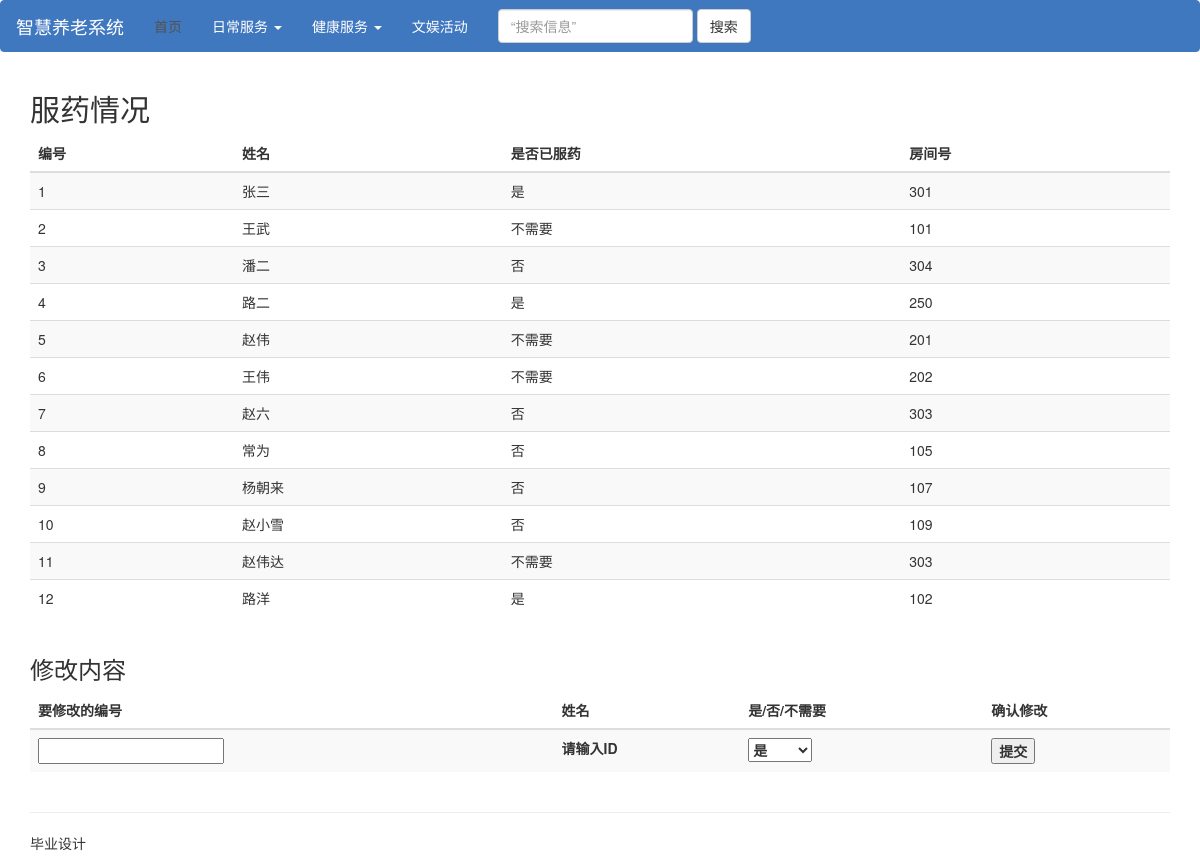
Before: /chiyao with the older database file.
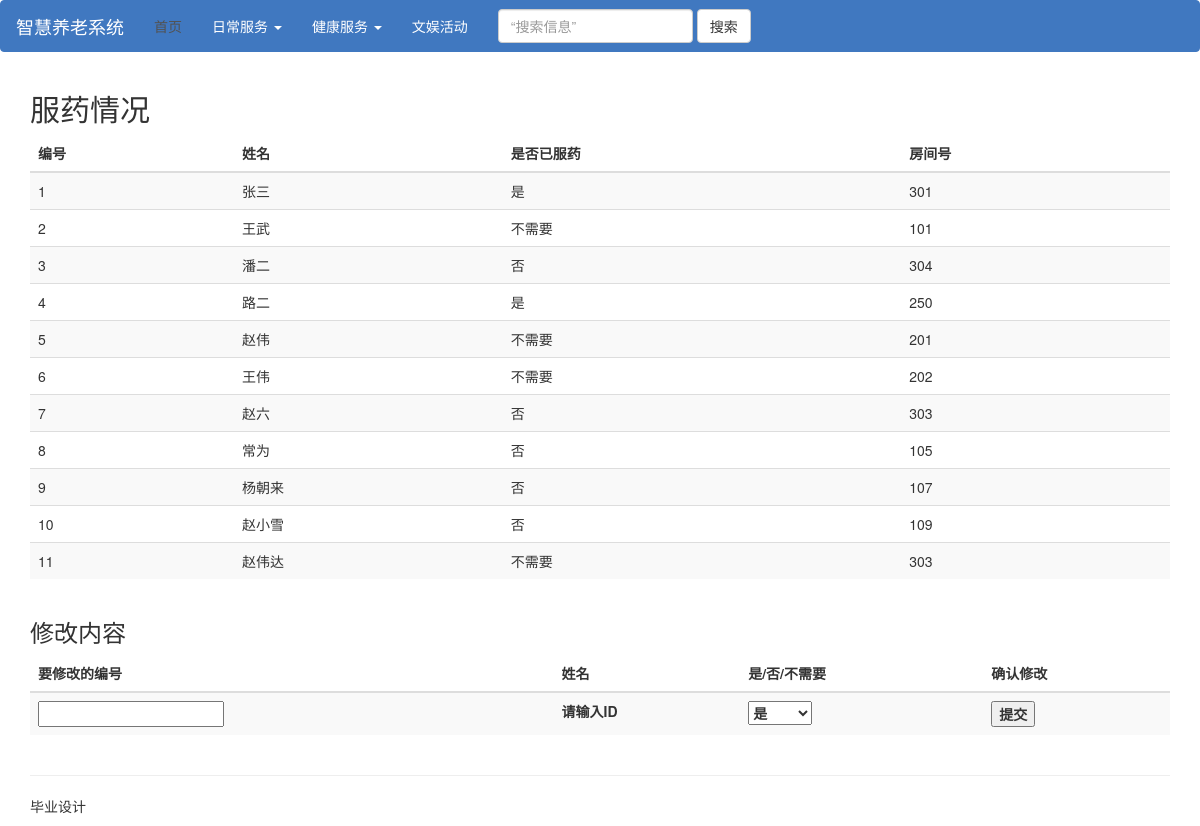
After: the same page with the newer database file.
### tables this page shows
CREATE TABLE "information" (
	 "id" integer(10,0) NOT NULL,
	 "name" text(100,0),
	 "room" text(100,0),
	 "weisheng" text(2,0),
	 "chiyao" text(2,0),
	 "qiuzhu" text(2,0),
	 "qichuang" text(2,0),
	 "huodong" TEXT(100,0),
	PRIMARY KEY("id")
);

### index.py (the view)
@app.route('/chiyao')
def chiyao():
    cur = get_db().cursor()
    cur.execute('SELECT id,name,chiyao,room FROM information')
    title = u'服药情况'
    table_head = [u'编号', u'姓名', u'是否已服药', u'房间号']
    return render_template('index.html', valid=True, title=title, table_head=table_head, content=cur.fetchall())

### index.py (called while the page is built)
def get_db():
    db = sqlite3.connect(DATABASE)
    return db

### templates/index.html (shortened to what this page needs)
{% extends "layout.html" %}
{% block body %}
<body>
<div class="container">
    <h2 class="sub-header">{% print title %}</h2>
    <div class="table-responsive">
        <table class="table table-striped">
        <thead>
            <tr>
                {% for head in table_head %}
                <th>{% print head %}</th>
                {% endfor %}
            </tr>
        </thead>
        <tbody>
            {% for row in content %}
                 <tr id="{% print row[0] %}">
                {% for index in row %}
                        <td>{% print index %}</td>
                {% endfor %}
                 </tr>
            {% endfor %}
                 </tbody>
                        </table>
    </div>
    {% if title and title != '搜索结果' and title !='现在的进行的文娱活动' and title !='历史疾病'%}
    <h3 class="sub-header">修改内容</h3>
    <div>
        <table class="table table-striped">
        <thead>
            <tr>
                <th>要修改的编号</th>
                <th>姓名</th>
                <th>是/否/不需要</th>
                <th>确认修改</th>
            </tr>
        </thead>
            <tbody>
            <form class="form-modify" role="form" action="/modify_data" method="POST">
            <tr>
                <th><input type="number" name="id" id="item_id" onchange="showName(this.value)"/></th>
                <th id="name_show">请输入ID</th>
                <th><select name="option">
                           <option style="width:200px">是</option>
                          </select></th>
                <th><button type="submit">提交</button></th>
            </tr>
            </form>
            </tbody>
            </table>
    </div>
    {% endif %}
</div>
</body>
{% endblock %}

Changed rows visible on the page:
removed information: print "12" "是", name "路洋", room "102"
